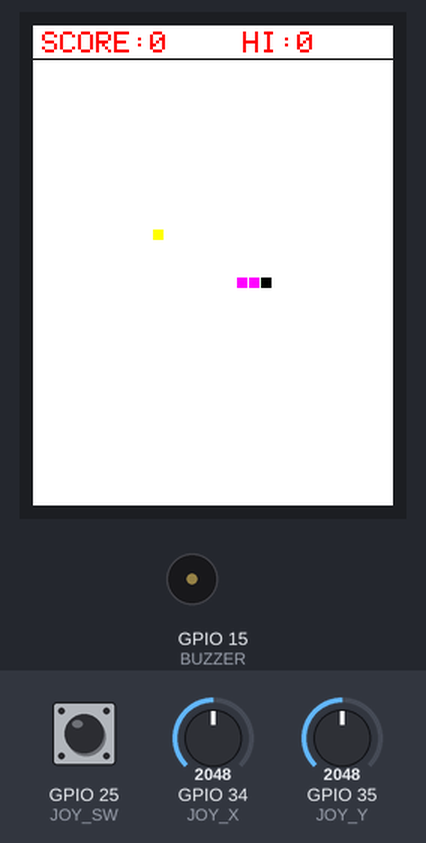
This sketch was run on a simulated ESP32. Shown: 240×320 colour display, buzzer (waves = sounding). The test bench sets the inputs (shaded band); at power-on: GPIO 25 (JOY_SW) HIGH, GPIO 35 (JOY_Y) = 2048, GPIO 34 (JOY_X) = 2048. Random numbers use the default seed unless the sketch sets one.

Above: at 1.4 s.
1.5 s: GPIO 25 (JOY_SW) pulled LOW for 3.2 s
At 4.01 s:
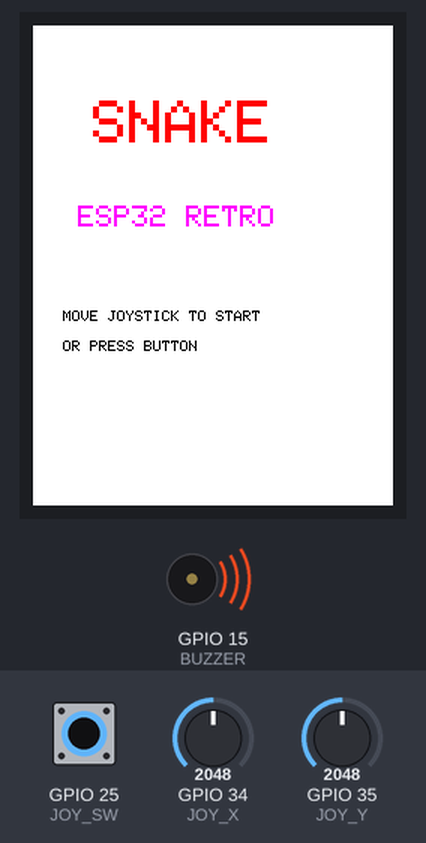
5.3 s: GPIO 35 (JOY_Y) set to 3206
8.3 s: GPIO 35 (JOY_Y) set to 3302
At 8.9 s:
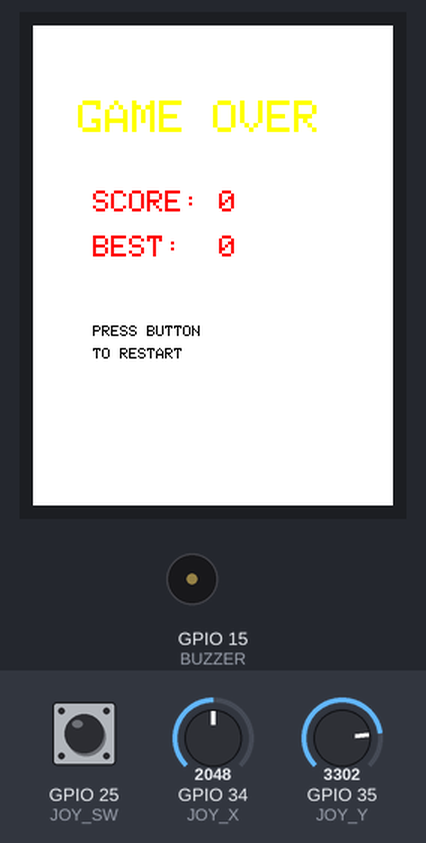
9.8 s: GPIO 25 (JOY_SW) pulled LOW for 0.15 s
At 10.38 s:
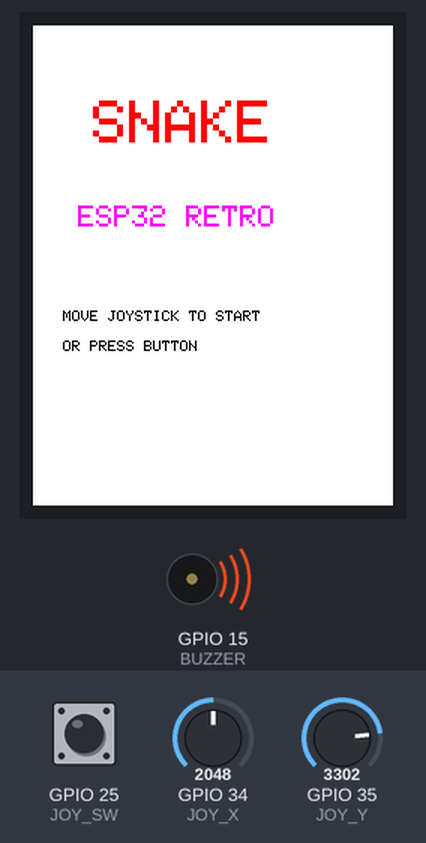
10.5 s: GPIO 34 (JOY_X) set to 3603
At 13.1 s:
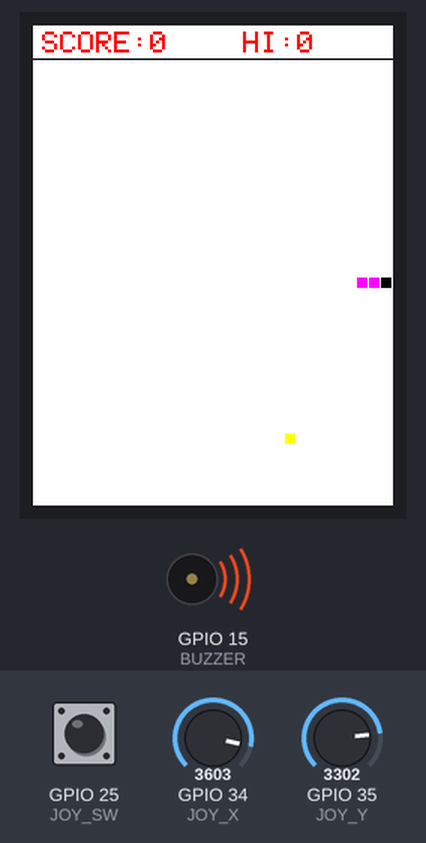
Timing chart, 0 to 14.8 s (numbered marks = the images above; inputs shaded):
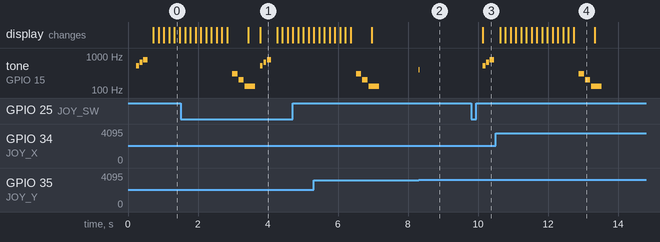

Measured:
- the behaviour switches between 3248 and 3249 on GPIO 35 (JOY_Y) (found by bisection; images 1 and 2)
- after the input at 8.3 s, tone on GPIO 15 (BUZZER): silent → 400 Hz at once, → silent 0.01 s later
- after the input at 9.8 s, tone on GPIO 15 (BUZZER): plays 523 Hz for 0.08 s, 659 Hz for 0.08 s, 784 Hz for 0.12 s, starting after 0.34 s; the display: changes after 0.34 s (image 3)
- by itself, tone on GPIO 15 (BUZZER): plays 300 Hz for 0.15 s, 200 Hz for 0.15 s, 130 Hz for 0.30 s, 523 Hz for 0.08 s, 659 Hz for 0.08 s, 784 Hz for 0.12 s
- what the display in image 1 shows lasts 0.5 s, from 3.8 s to 4.3 s
- what the display in image 4 shows lasts 0.6 s, from 12.7 s to 13.3 s

The sketch:

snake_game.ino
```cpp
#include <TFT_eSPI.h>
#include <SPI.h>

TFT_eSPI tft = TFT_eSPI();

#define C_RED    0xFFE0 // (Yellow)
#define C_YELLOW 0xF800 // (Red)
#define C_GREEN  0xF81F // (Magenta)
#define C_WHITE  0x0000 // (Black)
#define C_BLACK  0xFFFF // (White)

#define CELL_S    8
#define GRID_W    30
#define GRID_H    37    // Reduced by 1 to make room for HUD (37 * 8 = 296 + 24 = 320)
#define MAX_SN    1200

#define JOY_X      34
#define JOY_Y      35
#define JOY_SW     25
#define DEAD_ZONE  1200

#define BUZZER 15

enum Dir { STOP, UP, DOWN, LEFT, RIGHT };
Dir dir = STOP, nxt = STOP;
int sx[MAX_SN], sy[MAX_SN];
int slen = 3, fx, fy, score = 0, highScore = 0, speed = 150;
bool over = false;
unsigned long last = 0;
uint8_t phase = 0;
bool joyFree = true;

#define SCR_OFF 24
int prevScore = -1;

int rnd(int mn, int mx) { return mn + esp_random() % (mx - mn + 1); }

// --- Sound Effect Helpers ---
void soundEat() {
  tone(BUZZER, 1200, 40); // High short beep for eating food
}

void soundMove() {
  tone(BUZZER, 400, 15);  // Very short low click when turning
}

void soundStart() {
  tone(BUZZER, 523, 80); delay(100); // C5
  tone(BUZZER, 659, 80); delay(100); // E5
  tone(BUZZER, 784, 120);            // G5
}

void soundGameOver() {
  tone(BUZZER, 300, 150); delay(180);
  tone(BUZZER, 200, 150); delay(180);
  tone(BUZZER, 130, 300);
}
// ----------------------------

void spawnFood() {
  bool ok;
  do {
    ok = true;
    fx = rnd(1, GRID_W - 2);
    fy = rnd(1, GRID_H - 2);
    for (int i = 0; i < slen; i++)
      if (sx[i] == fx && sy[i] == fy) { ok = false; break; }
  } while (!ok);
}

void drawCell(int x, int y, uint16_t c) {
  tft.fillRect(x * CELL_S, SCR_OFF + y * CELL_S, CELL_S - 1, CELL_S - 1, c);
}

// Redesigned Score / Header display
void drawScoreBar() {
  // Clear the HUD header area
  tft.fillRect(0, 0, 240, SCR_OFF - 2, C_BLACK);

  // HUD Text Styling
  tft.setTextColor(C_YELLOW, C_BLACK);
  tft.setTextSize(2); // Slightly larger text for better readability

  // Current Score
  tft.setCursor(6, 4);
  tft.print("SCORE:");
  tft.print(score);

  // High Score
  tft.setCursor(140, 4);
  tft.print("HI:");
  tft.print(highScore);

  // Separator Line between Header and Grid
  tft.drawFastHLine(0, SCR_OFF - 2, 240, C_WHITE);
}

void drawScore() {
  if (score == prevScore) return;
  prevScore = score;
  if (score > highScore) highScore = score;
  drawScoreBar();
}

void initGame() {
  slen = 3;
  sx[0] = GRID_W / 2;     sy[0] = GRID_H / 2;
  sx[1] = sx[0] - 1;      sy[1] = sy[0];
  sx[2] = sx[1] - 1;      sy[2] = sy[0];
  dir = RIGHT; nxt = RIGHT;
  score = 0; speed = 150;
  over = false; joyFree = true;
  prevScore = -1;
  spawnFood();
}

void drawField() {
  tft.fillScreen(C_BLACK);
  for (int i = 0; i < slen; i++)
    drawCell(sx[i], sy[i], i == 0 ? C_WHITE : C_GREEN);
  drawCell(fx, fy, C_RED);
  drawScore();
}

void tick() {
  dir = nxt;
  int nx = sx[0], ny = sy[0];
  switch (dir) {
    case UP:    ny--; break;
    case DOWN:  ny++; break;
    case LEFT:  nx--; break;
    case RIGHT: nx++; break;
    default:    return;
  }

  if (nx < 0 || nx >= GRID_W || ny < 0 || ny >= GRID_H) { over = true; return; }
  for (int i = 0; i < slen; i++)
    if (sx[i] == nx && sy[i] == ny) { over = true; return; }

  bool ate = (nx == fx && ny == fy);
  int tx = sx[slen - 1], ty = sy[slen - 1];

  if (!ate) drawCell(tx, ty, C_BLACK);

  for (int i = slen - 1; i > 0; i--) { sx[i] = sx[i - 1]; sy[i] = sy[i - 1]; }
  sx[0] = nx; sy[0] = ny;

  drawCell(sx[0], sy[0], C_WHITE);
  if (slen > 1) drawCell(sx[1], sy[1], C_GREEN);

  if (ate) {
    soundEat(); // Play sound when food is eaten
    slen++;
    sx[slen - 1] = tx; sy[slen - 1] = ty;
    drawCell(tx, ty, C_GREEN);
    score++;
    if (speed > 50) speed -= 2;
    spawnFood();
    drawCell(fx, fy, C_RED);
  }

  drawScore();
}

void readJoy() {
  int x = analogRead(JOY_X), y = analogRead(JOY_Y);
  int cx = x - 2048, cy = y - 2048;

  if (abs(cx) <= DEAD_ZONE && abs(cy) <= DEAD_ZONE) {
    joyFree = true;
    return;
  }

  if (!joyFree) return;

  Dir oldNxt = nxt;

  if (abs(cx) > abs(cy)) {
    if (cx > 0 && dir != LEFT)  nxt = RIGHT;
    if (cx < 0 && dir != RIGHT) nxt = LEFT;
  } else {
    if (cy > 0 && dir != UP)    nxt = DOWN;
    if (cy < 0 && dir != DOWN)  nxt = UP;
  }

  if (nxt != oldNxt) {
    soundMove(); // Play short click on valid direction change
  }

  joyFree = false;
}

void showStart() {
  phase = 0;
  tft.fillScreen(C_BLACK);
  tft.setTextColor(C_YELLOW, C_BLACK);
  tft.setTextSize(4);
  tft.setCursor(40, 50);
  tft.println("SNAKE");
  tft.setTextColor(C_GREEN, C_BLACK);
  tft.setTextSize(2);
  tft.setCursor(30, 120);
  tft.println("ESP32 RETRO");
  tft.setTextColor(C_WHITE, C_BLACK);
  tft.setTextSize(1);
  tft.setCursor(20, 190);
  tft.println("MOVE JOYSTICK TO START");
  tft.setCursor(20, 210);
  tft.println("OR PRESS BUTTON");
}

void showGameOver() {
  phase = 2;
  soundGameOver(); // Play sad tune on game over
  tft.fillScreen(C_BLACK);
  tft.setTextColor(C_RED, C_BLACK);
  tft.setTextSize(3);
  tft.setCursor(30, 50);
  tft.println("GAME OVER");

  tft.setTextColor(C_YELLOW, C_BLACK);
  tft.setTextSize(2);
  tft.setCursor(40, 110);
  tft.print("SCORE: ");
  tft.println(score);

  tft.setCursor(40, 140);
  tft.print("BEST:  ");
  tft.println(highScore);

  tft.setTextColor(C_WHITE, C_BLACK);
  tft.setTextSize(1);
  tft.setCursor(40, 200);
  tft.println("PRESS BUTTON");
  tft.setCursor(40, 215);
  tft.println("TO RESTART");
}

void setup() {
  Serial.begin(115200);
  pinMode(JOY_SW, INPUT_PULLUP);
  pinMode(BUZZER, OUTPUT); // Ensure BUZZER pin mode is configured
  tft.init();
  tft.setRotation(0);
  initGame();
  showStart();
}

void loop() {
  readJoy();
  bool btn = (digitalRead(JOY_SW) == LOW);

  if (phase == 0) {
    if (nxt != STOP || btn) {
      soundStart(); // Play startup jingle when game begins
      delay(200);
      initGame();
      phase = 1;
      drawField();
      last = millis();
    }
    return;
  }

  if (phase == 2) {
    if (btn) {
      delay(250);
      initGame();
      showStart();
    }
    return;
  }

  if (over) {
    showGameOver();
    return;
  }

  if (millis() - last >= (unsigned long)speed) {
    last = millis();
    tick();
  }
}
```
